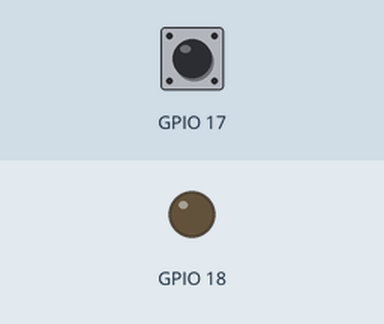
Simulated run of this program. Board: Raspberry Pi (BCM pin numbers). Shown: output pins drawn as LEDs (lit = HIGH). The inputs (shaded band) are chosen by the test bench; at power-on: GPIO 17 LOW.

Above: at 1.2 s.
1.3 s: GPIO 17 pulled HIGH for 0.15 s
At 1.6 s:
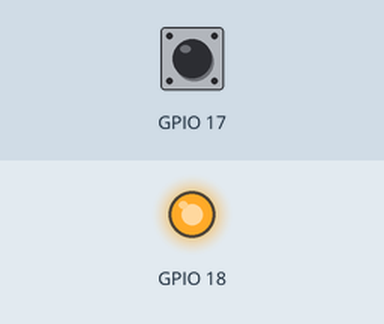
2.9 s: GPIO 17 pulled HIGH for 1 s
At 4.0 s:
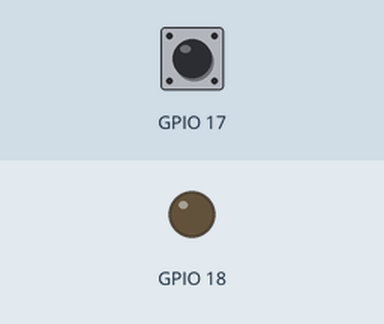
5.4 s: GPIO 17 pulled HIGH for 3.2 s
At 5.9 s:
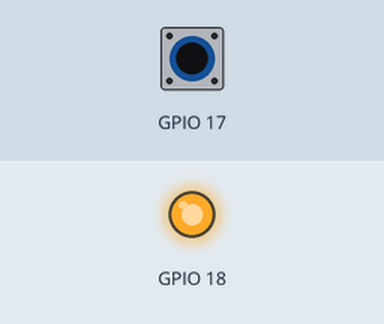
Timing chart, 0 to 8.4 s (numbered marks = the images above; inputs shaded):
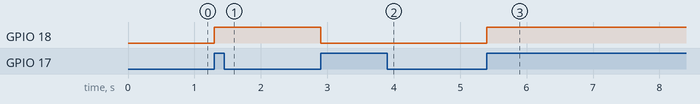

Measured:
- after the input at 1.3 s, GPIO 18: LOW → HIGH at once
- after the input at 2.9 s, GPIO 18: HIGH → LOW at once
- after the input at 5.4 s, GPIO 18: LOW → HIGH at once

The program:

test-switch.py
```python
import RPi.GPIO as GPIO
import time
GPIO.setmode(GPIO.BCM)

GPIO.setup(17,GPIO.IN,pull_up_down=GPIO.PUD_DOWN)
GPIO.setup(18,GPIO.OUT)

pressed=0
while True:
	if pressed:
		if not GPIO.input(17):
			pressed=0
	else:
		if GPIO.input(17):
			pressed=1
			if GPIO.input(18):
				GPIO.output(18,0)
			else:
				GPIO.output(18,1)
	time.sleep(0.1)
```
